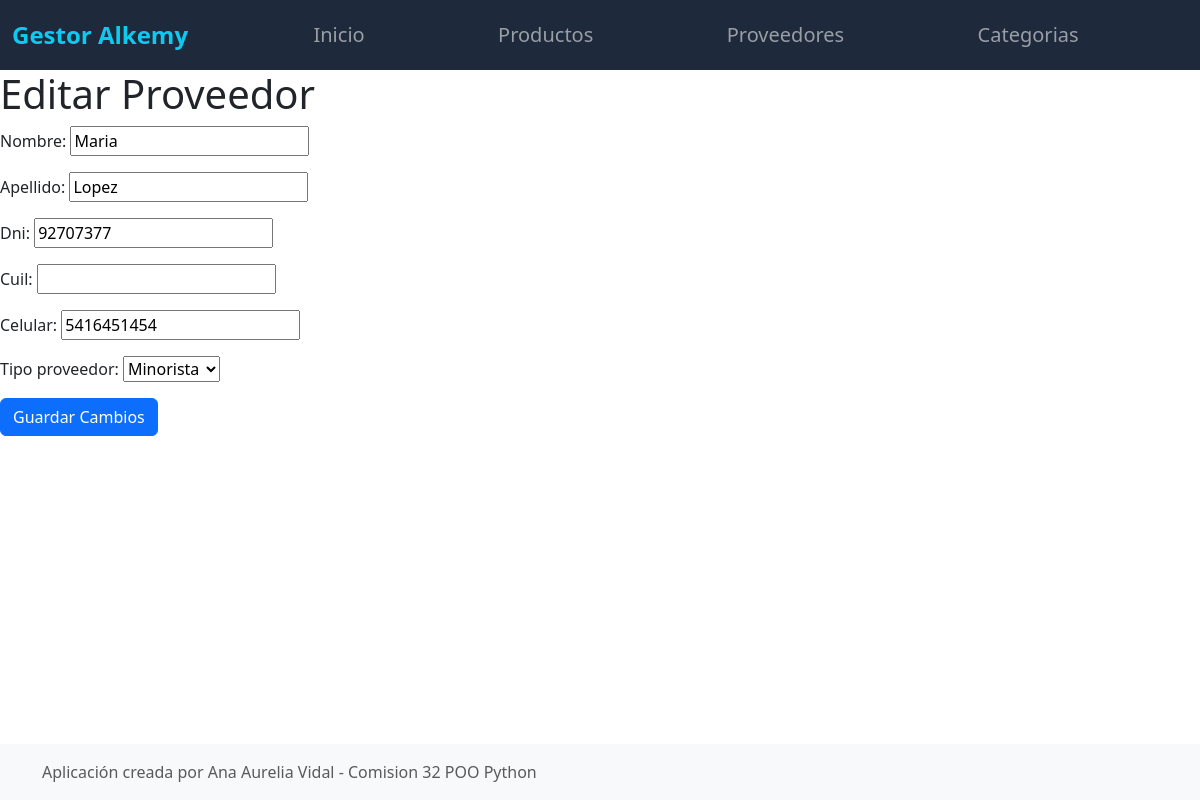
The page /editar_proveedor/2/ on the database its author committed.
### compra/models.py (models this page shows, shortened)
class Proveedor(models.Model):
    MAYORISTA = 'M'
    MINORISTA = 'm'
    TIPO_PROVEEDOR_CHOICES = [
        (MAYORISTA, 'Mayorista'),
        (MINORISTA, 'Minorista'),
    ]
    nombre = models.CharField(max_length=100)
    apellido = models.CharField(max_length=100, blank=True, null=True)
    dni = models.IntegerField(blank=True, null=True)
    cuil = models.CharField(max_length=20, blank=True, null=True)
    celular = models.CharField(max_length=20, blank=True, null=True)
    tipo_proveedor = models.CharField(max_length=1,
                                      choices=TIPO_PROVEEDOR_CHOICES)

### compra/views.py (the view)
# urls.py: path('editar_proveedor/<int:proveedor_id>/', editar_proveedor,
def editar_proveedor(request, proveedor_id):
    proveedor = get_object_or_404(Proveedor, pk=proveedor_id)
    if request.method == 'POST':
        form = ProveedorForm(request.POST, instance=proveedor)
        if form.is_valid():
            form.save()
            return redirect('proveedor_list')
    else:
        form = ProveedorForm(instance=proveedor)
    return render(request, 'editar_proveedor.html', {'form': form})

### compra/forms.py
class ProveedorForm(ModelForm):
    class Meta:
        model = Proveedor
        fields = ['nombre', 'apellido', 'dni', 'cuil', 'celular',
                  'tipo_proveedor']

### compra/templates/editar_proveedor.html (shortened to what this page needs)
{% extends "main.html" %}
{% block content %}
    <h1>Editar Proveedor</h1>
    <form method="post">
        {{ form.as_p }}
        <button type="submit" class="btn btn-primary">Guardar Cambios</button>
    </form>
{% endblock %}

### rows shown on the page
Proveedor: nombre "Maria", apellido "Lopez", dni "92707377", celular "5416451454", tipo_proveedor "Minorista"
